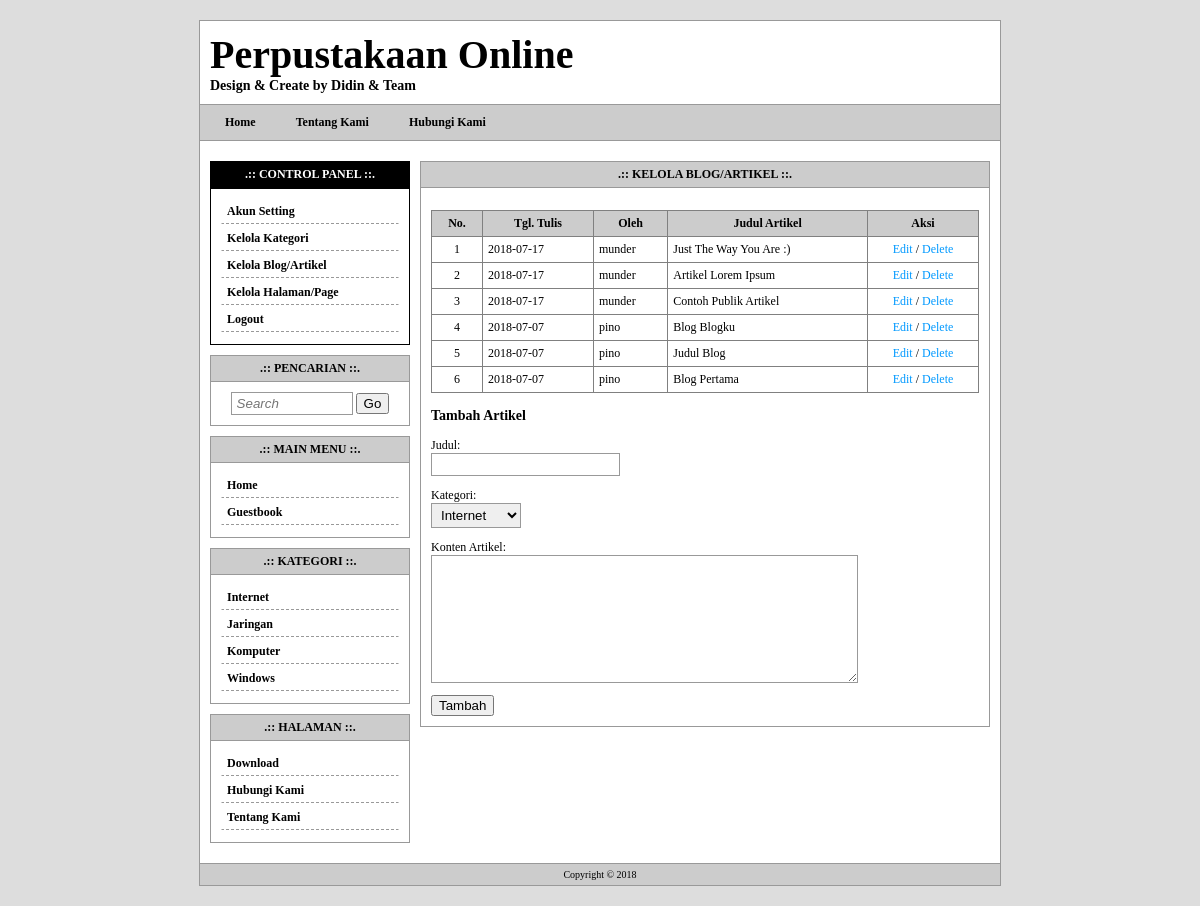
Screenshot of /user-blog.php (signed in) with the database file from the repository.
### tables this page shows
CREATE TABLE `tw_page` (
  `page_id` int(11) NOT NULL,
  `page_user` varchar(32) NOT NULL,
  `page_date` date NOT NULL,
  `page_title` varchar(255) NOT NULL,
  `page_body` text NOT NULL,
  `page_top` int(2) NOT NULL
);

CREATE TABLE `tw_category` (
  `cat_id` int(11) NOT NULL,
  `cat_name` varchar(32) NOT NULL
);

CREATE TABLE `tw_blog` (
  `blog_id` int(11) NOT NULL,
  `blog_user` varchar(32) NOT NULL,
  `blog_cat_id` int(11) NOT NULL,
  `blog_date` date NOT NULL,
  `blog_title` varchar(255) NOT NULL,
  `blog_body` text NOT NULL
);

### user-blog.php (the view, shortened to what this page needs)
<?php
include'template/overall/header.php';
?>
<div class="content-title">.:: Kelola Blog/Artikel ::.</div>
<div class="content-body">
    <p>
    <table width="100%" border="1" cellpadding="5" style="border-collapse:collapse">
    	<tr bgcolor="#CCC">
        	<th width="40">No.</th>
            <th width="100">Tgl. Tulis</th>
            <th>Oleh</th>
            <th>Judul Artikel</th>
            <th width="100">Aksi</th>
        </tr>
        <?php
		$sql = mysqli_query($koneksi, "SELECT * FROM tw_blog ORDER BY blog_id DESC");
		if(mysqli_num_rows($sql) != 0){
			$no = 1;
			while($data = mysqli_fetch_assoc($sql)){
				echo '<tr>';
				echo '<td align="center">'.$no.'</td>';
				echo '<td>'.$data['blog_date'].'</td>';
				echo '<td>'.$data['blog_user'].'</td>';
				echo '<td>'.$data['blog_title'].'</td>';
				echo '<td align="center">';
					echo '<a href="user-blog.php?aksi=edit&id='.$data['blog_id'].'">Edit</a> / ';
					echo '<a href="user-blog.php?aksi=delete&id='.$data['blog_id'].'" onclick="return confirm(\'Anda yakin?\');">Delete</a>';
				echo '</td>';
				echo '</tr>';
				$no++;
			}
		}else{
			echo '<tr><td colspan="3">Tidak ada data.</td></tr>';
		}
		?>
    </table>
    </p>
    <?php
	if(!$_GET['aksi']){
		echo '<form action="" method="post">';
		echo '<h3>Tambah Artikel</h3>';
    	echo '<p>Judul:<br /><input type="text" name="judul" /></p>';
		echo '<p>Kategori:<br />';
		echo '<select name="kat">';
			$kategori = mysqli_query($koneksi, "SELECT * FROM tw_category ORDER BY cat_name ASC");
			while($dataKat = mysqli_fetch_assoc($kategori)){
				echo '<option value="'.$dataKat['cat_id'].'">'.$dataKat['cat_name'].'</option>';
			}
		echo '</select></p>';
		echo '<p>Konten Artikel:<br /><textarea name="konten" rows="8" cols="50"></textarea></p>';
        echo '<input type="submit" name="tambah-blog" value="Tambah" />';
    	echo '</form>';
	}
	?>
</div>
<?php include'template/overall/footer.php'; ?>

### template/menu.php
<?php
$sql = mysqli_query($koneksi, "SELECT * FROM tw_page WHERE page_top=1 ORDER BY page_id ASC");
if(mysqli_num_rows($sql) != 0){
	echo '<a href="index.php">Home</a>';
	while($data = mysqli_fetch_assoc($sql)){
		echo '<a href="page.php?id='.$data['page_id'].'">'.$data['page_title'].'</a>';
	}
}
?>

### template/widget/category.php
<div class="widget-title">.:: Kategori ::.</div>
<div class="widget-body">
    <?php
	$sql = mysqli_query($koneksi, "SELECT * FROM tw_category ORDER BY cat_name ASC");
	if(mysqli_num_rows($sql) != 0){
		while($data = mysqli_fetch_assoc($sql)){
			echo '<a class="menu" href="category.php?id='.$data['cat_id'].'">'.$data['cat_name'].'</a>';
		}
	}
	?>
</div>

### template/widget/page.php
<div class="widget-title">.:: Halaman ::.</div>
<div class="widget-body">
    <?php
	$sql = mysqli_query($koneksi, "SELECT * FROM tw_page ORDER BY page_title ASC");
	if(mysqli_num_rows($sql) != 0){
		while($data = mysqli_fetch_assoc($sql)){
			echo '<a class="menu" href="page.php?id='.$data['page_id'].'">'.$data['page_title'].'</a>';
		}
	}
	?>
</div>

### style.css (style rules this page uses)
body { font-family:tahoma; font-size:12px; background:#DDD; padding:0; margin:0; }
a { color:#0099FF; text-decoration:none; }
input[type="text"], input[type="password"], select, textarea { border:1px solid #999; padding:3px 5px; }
#menu a { text-decoration:none; color:#000000; font-weight:bold; padding:3px 15px; margin-right:10px; }
#widget .widget-title { background:#CCC; padding:5px 10px; font-weight:bold; border:1px solid #999; text-align:center; text-transform:uppercase; }
#widget .widget-body { padding:10px; border:1px solid #999; border-top:none; margin-bottom:10px; }
#widget .widget-body a.menu { display:block; padding:4px 5px; margin-bottom:2px; border:1px solid #FFF; border-bottom:1px dashed #999; color:#000; font-weight:bold; }
#content .content-title { background:#CCC; padding:5px 10px; font-weight:bold; border:1px solid #999; text-align:center; text-transform:uppercase; }
#content .content-body { padding:10px; border:1px solid #999; border-top:none; margin-bottom:10px; }

### rows the page displays
tw_page: page_title "Tentang Kami"
tw_page: page_title "Hubungi Kami"
tw_category: cat_name "Internet"
tw_category: cat_name "Jaringan"
tw_category: cat_name "Komputer"
tw_category: cat_name "Windows"
tw_page: page_title "Download"
tw_blog: blog_date "2018-07-17", blog_user "munder", blog_title "Just The Way You Are :)"
tw_blog: blog_date "2018-07-17", blog_user "munder", blog_title "Artikel Lorem Ipsum"
tw_blog: blog_date "2018-07-17", blog_user "munder", blog_title "Contoh Publik Artikel"
tw_blog: blog_date "2018-07-07", blog_user "pino", blog_title "Blog Blogku"
tw_blog: blog_date "2018-07-07", blog_user "pino", blog_title "Judul Blog"
tw_blog: blog_date "2018-07-07", blog_user "pino", blog_title "Blog Pertama"

### other values shown
form field kat "Internet"
